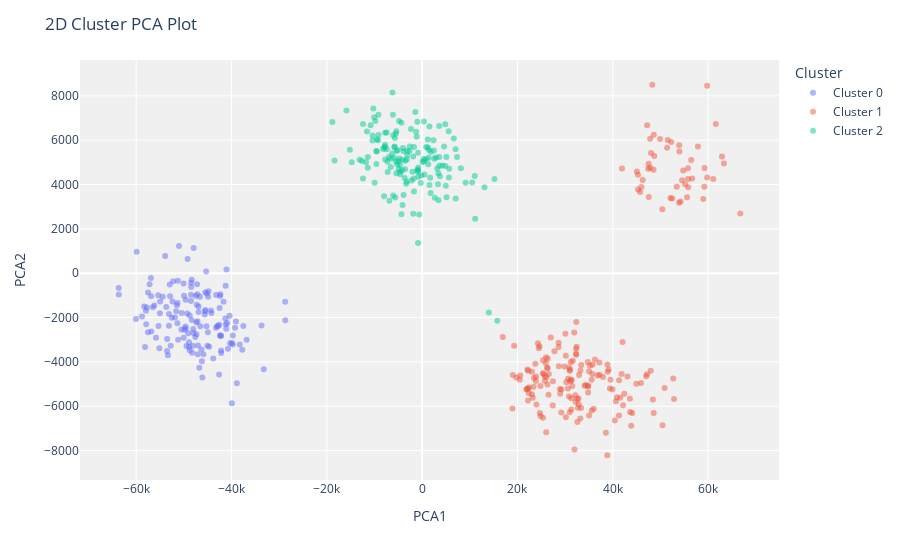

Notebook cell for this chart:
### Code cell
plot_model(model)

### Figure 1 — Plotly figure (JSON) as saved in the notebook; plotly's stock layout.template omitted (floating-point values rounded to 4 significant figures; data arrays with more than 128 entries replaced by an {"elided": "..."} marker saying what was removed)
{"data": [{"customdata": {"elided": "147x1 int values"}, "hovertemplate": "Cluster=Cluster 0<br>PCA1=%{x}<br>PCA2=%{y}<br>Feature=%{customdata[0]}<extra></extra>", "legendgroup": "Cluster 0", "marker": {"color": "#636efa", "opacity": 0.5, "symbol": "circle"}, "mode": "markers", "name": "Cluster 0", "orientation": "v", "showlegend": true, "textposition": "top center", "type": "scatter", "x": {"elided": "147 float values"}, "xaxis": "x", "y": {"elided": "147 float values"}, "yaxis": "y"}, {"customdata": {"elided": "199x1 int values"}, "hovertemplate": "Cluster=Cluster 1<br>PCA1=%{x}<br>PCA2=%{y}<br>Feature=%{customdata[0]}<extra></extra>", "legendgroup": "Cluster 1", "marker": {"color": "#EF553B", "opacity": 0.5, "symbol": "circle"}, "mode": "markers", "name": "Cluster 1", "orientation": "v", "showlegend": true, "textposition": "top center", "type": "scatter", "x": {"elided": "199 float values"}, "xaxis": "x", "y": {"elided": "199 float values"}, "yaxis": "y"}, {"customdata": {"elided": "159x1 int values"}, "hovertemplate": "Cluster=Cluster 2<br>PCA1=%{x}<br>PCA2=%{y}<br>Feature=%{customdata[0]}<extra></extra>", "legendgroup": "Cluster 2", "marker": {"color": "#00cc96", "opacity": 0.5, "symbol": "circle"}, "mode": "markers", "name": "Cluster 2", "orientation": "v", "showlegend": true, "textposition": "top center", "type": "scatter", "x": {"elided": "159 float values"}, "xaxis": "x", "y": {"elided": "159 float values"}, "yaxis": "y"}], "layout": {"autosize": true, "legend": {"title": {"text": "Cluster"}, "tracegroupgap": 0}, "margin": {"t": 60}, "plot_bgcolor": "rgb(240,240,240)", "title": {"text": "2D Cluster PCA Plot"}, "xaxis": {"anchor": "y", "autorange": true, "domain": [0, 1], "range": [-72000.0, 75090.0], "title": {"text": "PCA1"}, "type": "linear"}, "yaxis": {"anchor": "x", "autorange": true, "domain": [0, 1], "range": [-9309.0, 9600.0], "title": {"text": "PCA2"}, "type": "linear"}}}
